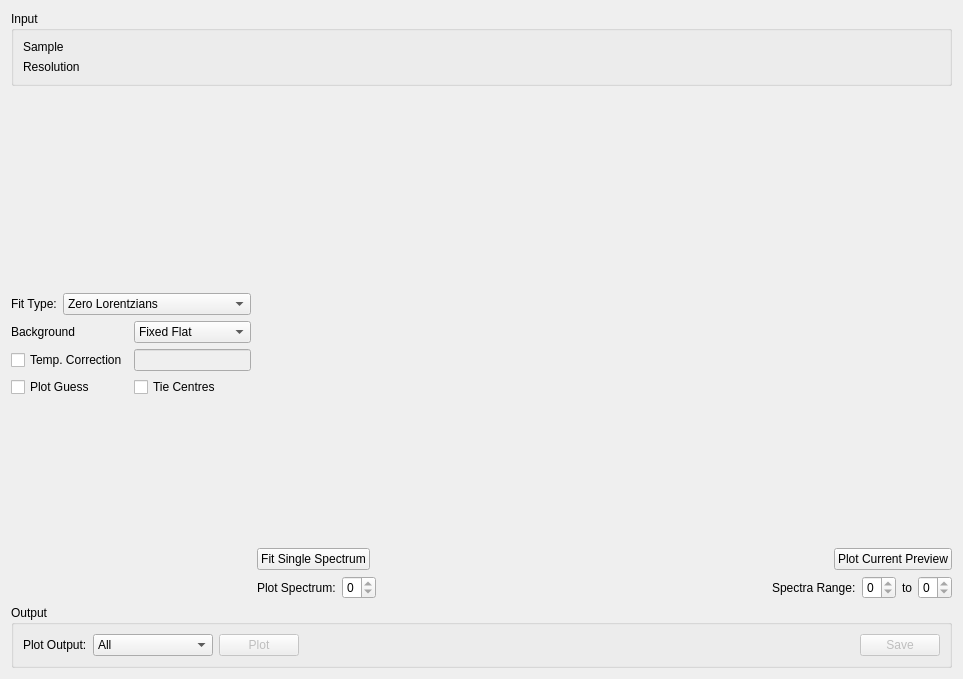
<?xml version="1.0" encoding="UTF-8"?>
<ui version="4.0">
 <class>ConvFit</class>
 <widget class="QWidget" name="ConvFit">
  <property name="geometry">
   <rect>
    <x>0</x>
    <y>0</y>
    <width>963</width>
    <height>679</height>
   </rect>
  </property>
  <property name="windowTitle">
   <string>Form</string>
  </property>
  <layout class="QVBoxLayout" name="verticalLayout_42">
   <item>
    <widget class="QGroupBox" name="gbInput">
     <property name="title">
      <string>Input</string>
     </property>
     <layout class="QGridLayout" name="layoutFiles">
      <item row="0" column="0">
       <widget class="QLabel" name="label_42">
        <property name="sizePolicy">
         <sizepolicy hsizetype="Fixed" vsizetype="Preferred">
          <horstretch>0</horstretch>
          <verstretch>0</verstretch>
         </sizepolicy>
        </property>
        <property name="text">
         <string>Sample</string>
        </property>
       </widget>
      </item>
      <item row="1" column="0">
       <widget class="QLabel" name="label_32">
        <property name="sizePolicy">
         <sizepolicy hsizetype="Fixed" vsizetype="Preferred">
          <horstretch>0</horstretch>
          <verstretch>0</verstretch>
         </sizepolicy>
        </property>
        <property name="text">
         <string>Resolution</string>
        </property>
       </widget>
      </item>
      <item row="0" column="1" colspan="2">
       <widget class="MantidQt::MantidWidgets::DataSelector" name="dsSampleInput" native="true">
        <property name="sizePolicy">
         <sizepolicy hsizetype="Minimum" vsizetype="Fixed">
          <horstretch>0</horstretch>
          <verstretch>0</verstretch>
         </sizepolicy>
        </property>
        <property name="autoLoad" stdset="0">
         <bool>true</bool>
        </property>
        <property name="workspaceSuffixes" stdset="0">
         <stringlist>
          <string>_red</string>
          <string>_sqw</string>
         </stringlist>
        </property>
        <property name="fileBrowserSuffixes" stdset="0">
         <stringlist>
          <string>_red.nxs</string>
          <string>_sqw.nxs</string>
          <string>.sqw</string>
          <string>.red</string>
         </stringlist>
        </property>
        <property name="showLoad" stdset="0">
         <bool>false</bool>
        </property>
        <property name="ShowGroups" stdset="0">
         <bool>false</bool>
        </property>
       </widget>
      </item>
      <item row="1" column="1" colspan="2">
       <widget class="MantidQt::MantidWidgets::DataSelector" name="dsResInput" native="true">
        <property name="sizePolicy">
         <sizepolicy hsizetype="Minimum" vsizetype="Fixed">
          <horstretch>0</horstretch>
          <verstretch>0</verstretch>
         </sizepolicy>
        </property>
        <property name="autoLoad" stdset="0">
         <bool>true</bool>
        </property>
        <property name="workspaceSuffixes" stdset="0">
         <stringlist>
          <string>_res</string>
          <string>_red</string>
          <string>_sqw</string>
         </stringlist>
        </property>
        <property name="fileBrowserSuffixes" stdset="0">
         <stringlist>
          <string>_res.nxs</string>
          <string>_red.nxs</string>
          <string>_sqw.nxs</string>
         </stringlist>
        </property>
        <property name="showLoad" stdset="0">
         <bool>false</bool>
        </property>
        <property name="ShowGroups" stdset="0">
         <bool>false</bool>
        </property>
       </widget>
      </item>
     </layout>
    </widget>
   </item>
   <item>
    <layout class="QHBoxLayout" name="loPlotArea">
     <item>
      <layout class="QVBoxLayout" name="loProperties">
       <item>
        <layout class="QVBoxLayout" name="loOptions">
         <item>
          <layout class="QHBoxLayout" name="loFitType">
           <item>
            <widget class="QLabel" name="lbFitType">
             <property name="text">
              <string>Fit Type:</string>
             </property>
            </widget>
           </item>
           <item>
            <widget class="QComboBox" name="cbFitType">
             <item>
              <property name="text">
               <string>Zero Lorentzians</string>
              </property>
             </item>
             <item>
              <property name="text">
               <string>One Lorentzian</string>
              </property>
             </item>
             <item>
              <property name="text">
               <string>Two Lorentzians</string>
              </property>
             </item>
             <item>
              <property name="text">
               <string>InelasticDiffSphere</string>
              </property>
             </item>
             <item>
              <property name="text">
               <string>InelasticDiffRotDiscreteCircle</string>
              </property>
             </item>
             <item>
              <property name="text">
               <string>ElasticDiffSphere</string>
              </property>
             </item>
             <item>
              <property name="text">
               <string>ElasticDiffRotDiscreteCircle</string>
              </property>
             </item>
             <item>
              <property name="text">
               <string>StretchedExpFT</string>
              </property>
             </item>
            </widget>
           </item>
          </layout>
         </item>
         <item>
          <layout class="QHBoxLayout" name="loBackground">
           <item>
            <widget class="QLabel" name="lbBackground">
             <property name="text">
              <string>Background</string>
             </property>
            </widget>
           </item>
           <item>
            <widget class="QComboBox" name="cbBackground">
             <item>
              <property name="text">
               <string>Fixed Flat</string>
              </property>
             </item>
             <item>
              <property name="text">
               <string>Fit Flat</string>
              </property>
             </item>
             <item>
              <property name="text">
               <string>Fit Linear</string>
              </property>
             </item>
            </widget>
           </item>
          </layout>
         </item>
         <item>
          <layout class="QHBoxLayout" name="loTempCorrection">
           <item>
            <widget class="QCheckBox" name="ckTempCorrection">
             <property name="text">
              <string>Temp. Correction</string>
             </property>
            </widget>
           </item>
           <item>
            <widget class="QLineEdit" name="leTempCorrection">
             <property name="enabled">
              <bool>false</bool>
             </property>
             <property name="sizePolicy">
              <sizepolicy hsizetype="Preferred" vsizetype="Fixed">
               <horstretch>0</horstretch>
               <verstretch>0</verstretch>
              </sizepolicy>
             </property>
             <property name="toolTip">
              <string>If set, applies the correction x*temp / 1-exp(x*temp) to the lorentzian before convolution.</string>
             </property>
            </widget>
           </item>
          </layout>
         </item>
         <item>
          <layout class="QHBoxLayout" name="loMiscOptions">
           <item>
            <widget class="QCheckBox" name="ckPlotGuess">
             <property name="text">
              <string>Plot Guess</string>
             </property>
            </widget>
           </item>
           <item>
            <widget class="QCheckBox" name="ckTieCentres">
             <property name="text">
              <string>Tie Centres</string>
             </property>
            </widget>
           </item>
          </layout>
         </item>
        </layout>
       </item>
       <item>
        <layout class="QVBoxLayout" name="properties"/>
       </item>
      </layout>
     </item>
     <item>
      <layout class="QVBoxLayout" name="loMiniPlot">
       <item>
        <layout class="QVBoxLayout" name="loPlots" stretch="2,1">
         <item>
          <widget class="MantidQt::MantidWidgets::PreviewPlot" name="ppPlotTop" native="true">
           <property name="showLegend" stdset="0">
            <bool>true</bool>
           </property>
           <property name="canvasColour" stdset="0">
            <color>
             <red>255</red>
             <green>255</green>
             <blue>255</blue>
            </color>
           </property>
          </widget>
         </item>
         <item>
          <widget class="MantidQt::MantidWidgets::PreviewPlot" name="ppPlotBottom" native="true">
           <property name="showLegend" stdset="0">
            <bool>true</bool>
           </property>
           <property name="canvasColour" stdset="0">
            <color>
             <red>255</red>
             <green>255</green>
             <blue>255</blue>
            </color>
           </property>
          </widget>
         </item>
        </layout>
       </item>
       <item>
        <layout class="QHBoxLayout" name="loPlotOptions">
         <item>
          <widget class="QPushButton" name="pbSingleFit">
           <property name="text">
            <string>Fit Single Spectrum</string>
           </property>
          </widget>
         </item>
         <item>
          <spacer name="horizontalSpacer_2">
           <property name="orientation">
            <enum>Qt::Horizontal</enum>
           </property>
           <property name="sizeHint" stdset="0">
            <size>
             <width>40</width>
             <height>20</height>
            </size>
           </property>
          </spacer>
         </item>
         <item>
          <widget class="QPushButton" name="pbPlotPreview">
           <property name="text">
            <string>Plot Current Preview</string>
           </property>
          </widget>
         </item>
        </layout>
       </item>
       <item>
        <layout class="QHBoxLayout" name="loSpectra">
         <item>
          <widget class="QLabel" name="lbPlotSpectrum">
           <property name="text">
            <string>Plot Spectrum:</string>
           </property>
          </widget>
         </item>
         <item>
          <widget class="QSpinBox" name="spPlotSpectrum">
           <property name="minimum">
            <number>0</number>
           </property>
           <property name="maximum">
            <number>0</number>
           </property>
          </widget>
         </item>
         <item>
          <spacer name="horizontalSpacer_3">
           <property name="orientation">
            <enum>Qt::Horizontal</enum>
           </property>
           <property name="sizeHint" stdset="0">
            <size>
             <width>40</width>
             <height>20</height>
            </size>
           </property>
          </spacer>
         </item>
         <item>
          <widget class="QLabel" name="lbSpectraRange">
           <property name="text">
            <string>Spectra Range:</string>
           </property>
          </widget>
         </item>
         <item>
          <widget class="QSpinBox" name="spSpectraMin">
           <property name="minimum">
            <number>0</number>
           </property>
           <property name="maximum">
            <number>0</number>
           </property>
          </widget>
         </item>
         <item>
          <widget class="QLabel" name="lbSpectraTo">
           <property name="text">
            <string>to</string>
           </property>
          </widget>
         </item>
         <item>
          <widget class="QSpinBox" name="spSpectraMax">
           <property name="minimum">
            <number>0</number>
           </property>
           <property name="maximum">
            <number>0</number>
           </property>
          </widget>
         </item>
        </layout>
       </item>
      </layout>
     </item>
    </layout>
   </item>
   <item>
    <widget class="QGroupBox" name="gbOutput">
     <property name="title">
      <string>Output</string>
     </property>
     <layout class="QHBoxLayout" name="horizontalLayout_10">
      <item>
       <widget class="QLabel" name="lbPlotType">
        <property name="text">
         <string>Plot Output:</string>
        </property>
       </widget>
      </item>
      <item>
       <widget class="QComboBox" name="cbPlotType">
        <property name="sizePolicy">
         <sizepolicy hsizetype="Preferred" vsizetype="Fixed">
          <horstretch>0</horstretch>
          <verstretch>0</verstretch>
         </sizepolicy>
        </property>
        <property name="minimumSize">
         <size>
          <width>120</width>
          <height>0</height>
         </size>
        </property>
        <item>
         <property name="text">
          <string>All</string>
         </property>
        </item>
        <item>
         <property name="text">
          <string>Amplitude</string>
         </property>
        </item>
        <item>
         <property name="text">
          <string>FWHM</string>
         </property>
        </item>
       </widget>
      </item>
      <item>
       <widget class="QPushButton" name="pbPlot">
        <property name="enabled">
         <bool>false</bool>
        </property>
        <property name="text">
         <string>Plot</string>
        </property>
       </widget>
      </item>
      <item>
       <spacer name="horizontalSpacer_1">
        <property name="orientation">
         <enum>Qt::Horizontal</enum>
        </property>
        <property name="sizeHint" stdset="0">
         <size>
          <width>40</width>
          <height>20</height>
         </size>
        </property>
       </spacer>
      </item>
      <item>
       <widget class="QPushButton" name="pbSave">
        <property name="enabled">
         <bool>false</bool>
        </property>
        <property name="text">
         <string>Save</string>
        </property>
       </widget>
      </item>
     </layout>
    </widget>
   </item>
  </layout>
 </widget>
 <customwidgets>
  <customwidget>
   <class>MantidQt::MantidWidgets::DataSelector</class>
   <extends>QWidget</extends>
   <header>MantidQtWidgets/Common/DataSelector.h</header>
  </customwidget>
  <customwidget>
   <class>MantidQt::MantidWidgets::PreviewPlot</class>
   <extends>QWidget</extends>
   <header>MantidQtWidgets/LegacyQwt/PreviewPlot.h</header>
   <container>1</container>
  </customwidget>
 </customwidgets>
 <resources/>
 <connections/>
</ui>
